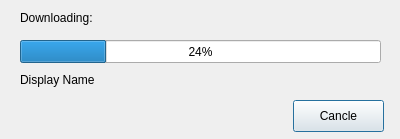
<?xml version="1.0" encoding="UTF-8"?>
<ui version="4.0">
 <class>WizDownloadObjectDataDialog</class>
 <widget class="QDialog" name="WizDownloadObjectDataDialog">
  <property name="geometry">
   <rect>
    <x>0</x>
    <y>0</y>
    <width>400</width>
    <height>139</height>
   </rect>
  </property>
  <property name="sizePolicy">
   <sizepolicy hsizetype="Preferred" vsizetype="Preferred">
    <horstretch>0</horstretch>
    <verstretch>0</verstretch>
   </sizepolicy>
  </property>
  <property name="windowTitle">
   <string>Downloading Object</string>
  </property>
  <widget class="QLabel" name="labelDownloading">
   <property name="geometry">
    <rect>
     <x>20</x>
     <y>70</y>
     <width>361</width>
     <height>20</height>
    </rect>
   </property>
   <property name="text">
    <string notr="true">Display Name</string>
   </property>
  </widget>
  <widget class="QProgressBar" name="progressBar">
   <property name="geometry">
    <rect>
     <x>20</x>
     <y>40</y>
     <width>361</width>
     <height>23</height>
    </rect>
   </property>
   <property name="value">
    <number>24</number>
   </property>
  </widget>
  <widget class="QLabel" name="label">
   <property name="geometry">
    <rect>
     <x>20</x>
     <y>10</y>
     <width>361</width>
     <height>16</height>
    </rect>
   </property>
   <property name="text">
    <string>Downloading:</string>
   </property>
  </widget>
  <widget class="QPushButton" name="buttonCancle">
   <property name="geometry">
    <rect>
     <x>293</x>
     <y>100</y>
     <width>91</width>
     <height>32</height>
    </rect>
   </property>
   <property name="text">
    <string>Cancle</string>
   </property>
  </widget>
 </widget>
 <resources/>
 <connections/>
</ui>
